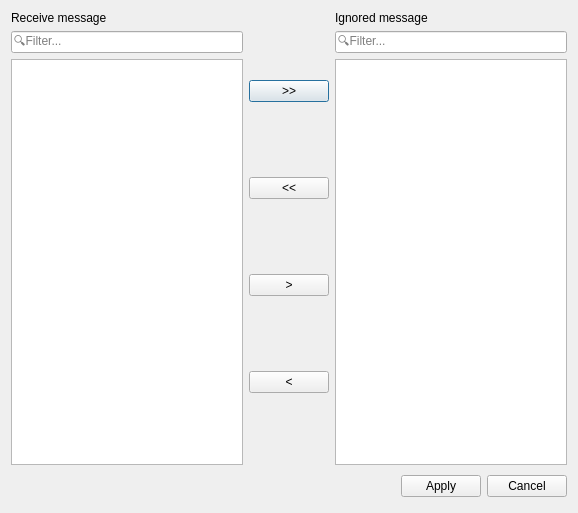
<?xml version="1.0" encoding="UTF-8"?>
<ui version="4.0">
 <class>MsgIgnore</class>
 <widget class="QDialog" name="MsgIgnore">
  <property name="geometry">
   <rect>
    <x>0</x>
    <y>0</y>
    <width>578</width>
    <height>513</height>
   </rect>
  </property>
  <property name="windowTitle">
   <string>Receive message Ignore</string>
  </property>
  <layout class="QGridLayout" name="gridLayout_2">
   <item row="0" column="0">
    <layout class="QGridLayout" name="gridLayout">
     <item row="0" column="0">
      <layout class="QHBoxLayout" name="horizontalLayout_2">
       <item>
        <layout class="QVBoxLayout" name="verticalLayout_2">
         <item>
          <widget class="QLabel" name="label_2">
           <property name="text">
            <string>Receive message</string>
           </property>
          </widget>
         </item>
         <item>
          <widget class="CLineEdit" name="editFilterLeft">
           <property name="font">
            <font>
             <family>Segoe UI Symbol</family>
            </font>
           </property>
           <property name="placeholderText">
            <string>🔍Filter...</string>
           </property>
           <property name="clearButtonEnabled">
            <bool>true</bool>
           </property>
          </widget>
         </item>
         <item>
          <widget class="QListWidget" name="listMsgLeft">
           <property name="selectionMode">
            <enum>QAbstractItemView::MultiSelection</enum>
           </property>
           <property name="selectionBehavior">
            <enum>QAbstractItemView::SelectItems</enum>
           </property>
          </widget>
         </item>
        </layout>
       </item>
       <item>
        <layout class="QVBoxLayout" name="verticalLayout">
         <item>
          <widget class="QPushButton" name="btnAll2Right">
           <property name="text">
            <string>&gt;&gt;</string>
           </property>
          </widget>
         </item>
         <item>
          <widget class="QPushButton" name="btnAll2Left">
           <property name="text">
            <string>&lt;&lt;</string>
           </property>
          </widget>
         </item>
         <item>
          <widget class="QPushButton" name="btnOne2Right">
           <property name="text">
            <string>&gt;</string>
           </property>
          </widget>
         </item>
         <item>
          <widget class="QPushButton" name="btnOne2Left">
           <property name="text">
            <string>&lt;</string>
           </property>
          </widget>
         </item>
        </layout>
       </item>
       <item>
        <layout class="QVBoxLayout" name="verticalLayout_3">
         <item>
          <widget class="QLabel" name="label">
           <property name="text">
            <string>Ignored message</string>
           </property>
          </widget>
         </item>
         <item>
          <widget class="CLineEdit" name="editFilterRight">
           <property name="font">
            <font>
             <family>Segoe UI Symbol</family>
            </font>
           </property>
           <property name="placeholderText">
            <string>🔍Filter...</string>
           </property>
           <property name="clearButtonEnabled">
            <bool>true</bool>
           </property>
          </widget>
         </item>
         <item>
          <widget class="QListWidget" name="listMsgRight">
           <property name="selectionMode">
            <enum>QAbstractItemView::MultiSelection</enum>
           </property>
          </widget>
         </item>
        </layout>
       </item>
      </layout>
     </item>
     <item row="1" column="0">
      <layout class="QHBoxLayout" name="horizontalLayout">
       <item>
        <spacer name="spacer">
         <property name="orientation">
          <enum>Qt::Horizontal</enum>
         </property>
         <property name="sizeHint" stdset="0">
          <size>
           <width>131</width>
           <height>31</height>
          </size>
         </property>
        </spacer>
       </item>
       <item>
        <widget class="QPushButton" name="okButton">
         <property name="text">
          <string>Apply</string>
         </property>
        </widget>
       </item>
       <item>
        <widget class="QPushButton" name="cancelButton">
         <property name="text">
          <string>Cancel</string>
         </property>
        </widget>
       </item>
      </layout>
     </item>
    </layout>
   </item>
  </layout>
 </widget>
 <customwidgets>
  <customwidget>
   <class>CLineEdit</class>
   <extends>QLineEdit</extends>
   <header>LineEdit.h</header>
  </customwidget>
 </customwidgets>
 <resources/>
 <connections>
  <connection>
   <sender>okButton</sender>
   <signal>clicked()</signal>
   <receiver>MsgIgnore</receiver>
   <slot>accept()</slot>
   <hints>
    <hint type="sourcelabel">
     <x>448</x>
     <y>486</y>
    </hint>
    <hint type="destinationlabel">
     <x>288</x>
     <y>256</y>
    </hint>
   </hints>
  </connection>
  <connection>
   <sender>cancelButton</sender>
   <signal>clicked()</signal>
   <receiver>MsgIgnore</receiver>
   <slot>reject()</slot>
   <hints>
    <hint type="sourcelabel">
     <x>529</x>
     <y>486</y>
    </hint>
    <hint type="destinationlabel">
     <x>288</x>
     <y>256</y>
    </hint>
   </hints>
  </connection>
 </connections>
</ui>
